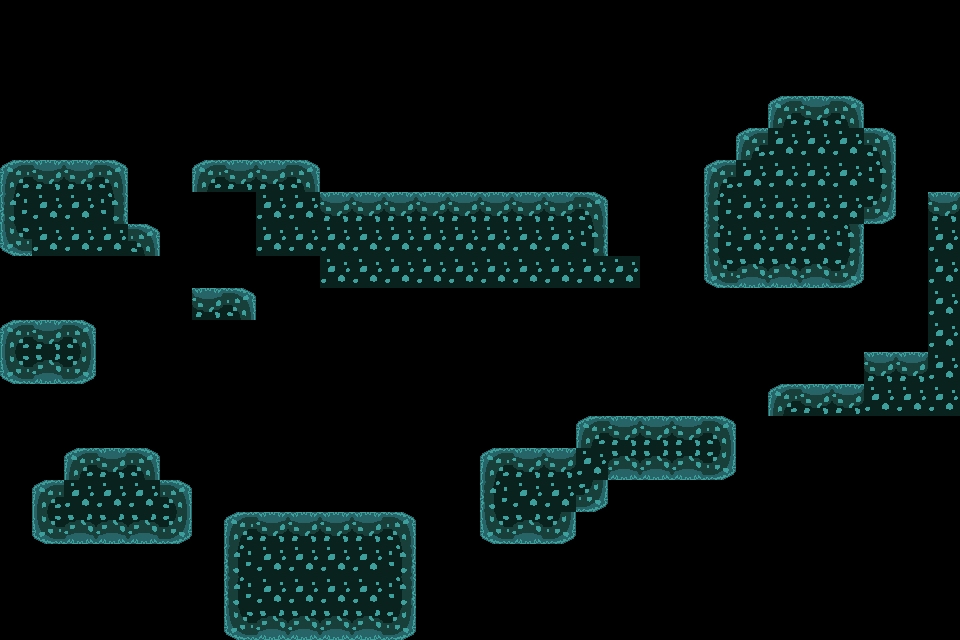

A level layout from a 2D game, rendered from its tile map. Below: a short description, then the map file with its tile-grid data intact:
An orthogonal 30x20 tile map with 32x32 px tiles, 1 tile layer (Tile Layer 1).

<map version="1.9" tiledversion="1.9.2" orientation="orthogonal" renderorder="right-down" width="30" height="20" tilewidth="32" tileheight="32" infinite="0" nextlayerid="2" nextobjectid="1">
 <tileset firstgid="1" source="tileset.tsx" />
 <layer id="1" name="Tile Layer 1" width="30" height="20">
  <data encoding="csv">
0,0,0,0,0,0,0,0,0,0,0,0,0,0,0,0,0,0,0,0,0,0,0,0,0,0,0,0,0,0,
0,0,0,0,0,0,0,0,0,0,0,0,0,0,0,0,0,0,0,0,0,0,0,0,0,0,0,0,0,0,
0,0,0,0,0,0,0,0,0,0,0,0,0,0,0,0,0,0,0,0,0,0,0,0,0,0,0,0,0,0,
0,0,0,0,0,0,0,0,0,0,0,0,0,0,0,0,0,0,0,0,0,0,0,0,1,2,3,0,0,0,
0,0,0,0,0,0,0,0,0,0,0,0,0,0,0,0,0,0,0,0,0,0,0,1,5,5,5,3,0,0,
1,2,2,3,0,0,1,2,2,3,0,0,0,0,0,0,0,0,0,0,0,0,1,5,5,5,5,6,0,0,
4,5,5,6,0,0,0,0,5,5,2,2,2,2,2,2,2,2,3,0,0,0,4,5,5,5,5,9,0,2,
7,5,5,5,3,0,0,0,5,5,5,5,5,5,5,5,5,5,6,0,0,0,4,5,5,5,6,0,0,5,
0,0,0,0,0,0,0,0,0,0,5,5,5,5,5,5,5,5,5,5,0,0,7,8,8,8,9,0,0,5,
0,0,0,0,0,0,2,3,0,0,0,0,0,0,0,0,0,0,0,0,0,0,0,0,0,0,0,0,0,5,
1,2,3,0,0,0,0,0,0,0,0,0,0,0,0,0,0,0,0,0,0,0,0,0,0,0,0,0,0,5,
7,8,9,0,0,0,0,0,0,0,0,0,0,0,0,0,0,0,0,0,0,0,0,0,0,0,0,2,2,5,
0,0,0,0,0,0,0,0,0,0,0,0,0,0,0,0,0,0,0,0,0,0,0,0,1,2,2,5,5,5,
0,0,0,0,0,0,0,0,0,0,0,0,0,0,0,0,0,0,1,2,2,2,3,0,0,0,0,0,0,0,
0,0,1,2,3,0,0,0,0,0,0,0,0,0,0,1,2,2,5,8,8,8,9,0,0,0,0,0,0,0,
0,1,5,5,5,3,0,0,0,0,0,0,0,0,0,4,5,5,9,0,0,0,0,0,0,0,0,0,0,0,
0,7,8,8,8,9,0,1,2,2,2,2,3,0,0,7,8,9,0,0,0,0,0,0,0,0,0,0,0,0,
0,0,0,0,0,0,0,4,5,5,5,5,6,0,0,0,0,0,0,0,0,0,0,0,0,0,0,0,0,0,
0,0,0,0,0,0,0,4,5,5,5,5,6,0,0,0,0,0,0,0,0,0,0,0,0,0,0,0,0,0,
0,0,0,0,0,0,0,7,8,8,8,8,9,0,0,0,0,0,0,0,0,0,0,0,0,0,0,0,0,0
</data>
 </layer>
</map>
